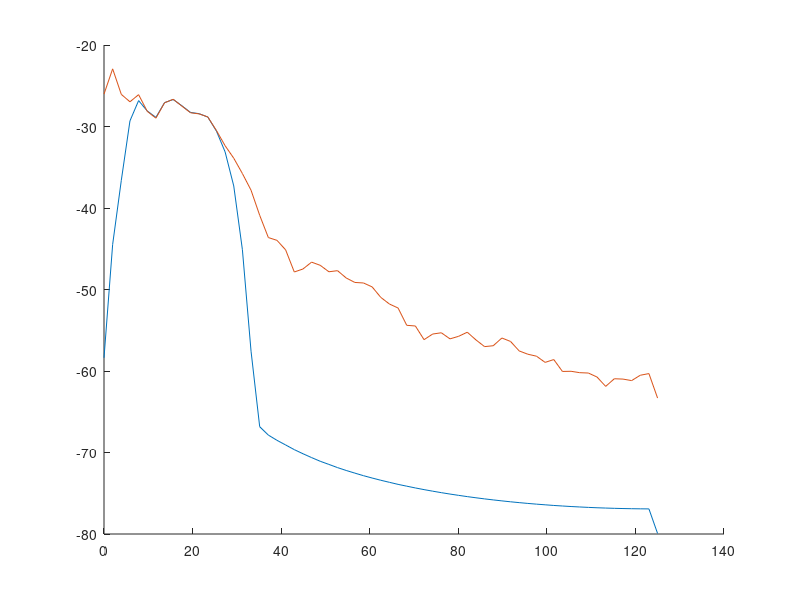

The MATLAB script that drew this image:
clean = load('data/normal.mat');
ecg = clean.ecg;
time = clean.t;

vec1 = time > 60;
vec2 = time < 80;
vec = logical(vec1 .* vec2);
ecg_clean = ecg(vec);
time_clean = time(vec);

vec3 = time > 250;
vec4 = time < 270;
vec_noisy = logical(vec3 .* vec4);
ecg_noisy = ecg(vec_noisy);
time_noisy = time(vec_noisy);

% plot(time_clean, ecg_clean);
% plot(time_noisy, ecg_noisy);

[clean_psd, f] = pwelch(ecg_clean, [], [], [],250);
[noisy_psd, f] = pwelch(ecg_noisy, [], [], [],250);
% hold all
% plot(f, pow2db(clean_psd))
% plot(f, pow2db(noisy_psd))

B = fir1(100,[10/250 60/250], 'bandpass');
ecg_clean_filt = fftfilt(B, ecg_clean);
ecg_noisy_filt = fftfilt(B, ecg_noisy);
[clean_filt_psd, f] = pwelch(ecg_clean_filt, [], [], [],250);
[noisy_filt_psd, f] = pwelch(ecg_noisy_filt, [], [], [],250);
hold all
plot(f,pow2db(clean_filt_psd));
plot(f,pow2db(clean_psd));
% plot(ecg_noisy_filt);
% plot(ecg_clean);
